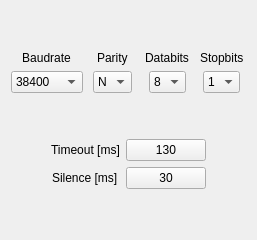
     <widget class="QWidget" name="SERIAL_PORT_0">
      <attribute name="title">
       <string>SERIAL PORT 0</string>
      </attribute>
      <layout class="QVBoxLayout" name="verticalLayout_3">
       <item>
        <layout class="QGridLayout" name="gridLayout_2">
         <property name="spacing">
          <number>6</number>
         </property>
         <item row="0" column="0">
          <spacer name="verticalSpacer_4">
           <property name="orientation">
            <enum>Qt::Vertical</enum>
           </property>
           <property name="sizeHint" stdset="0">
            <size>
             <width>20</width>
             <height>40</height>
            </size>
           </property>
          </spacer>
         </item>
         <item row="2" column="2" alignment="Qt::AlignHCenter">
          <widget class="QComboBox" name="comboBox_Databits_SERIAL_PORT_0">
           <property name="sizePolicy">
            <sizepolicy hsizetype="Fixed" vsizetype="Fixed">
             <horstretch>0</horstretch>
             <verstretch>0</verstretch>
            </sizepolicy>
           </property>
           <property name="currentIndex">
            <number>3</number>
           </property>
           <item>
            <property name="text">
             <string>5</string>
            </property>
           </item>
           <item>
            <property name="text">
             <string>6</string>
            </property>
           </item>
           <item>
            <property name="text">
             <string>7</string>
            </property>
           </item>
           <item>
            <property name="text">
             <string>8</string>
            </property>
           </item>
           <item>
            <property name="text">
             <string>9</string>
            </property>
           </item>
          </widget>
         </item>
         <item row="2" column="3" alignment="Qt::AlignHCenter">
          <widget class="QComboBox" name="comboBox_Stopbits_SERIAL_PORT_0">
           <property name="sizePolicy">
            <sizepolicy hsizetype="Fixed" vsizetype="Fixed">
             <horstretch>0</horstretch>
             <verstretch>0</verstretch>
            </sizepolicy>
           </property>
           <property name="currentIndex">
            <number>0</number>
           </property>
           <item>
            <property name="text">
             <string>1</string>
            </property>
           </item>
           <item>
            <property name="text">
             <string>2</string>
            </property>
           </item>
          </widget>
         </item>
         <item row="2" column="1" alignment="Qt::AlignHCenter">
          <widget class="QComboBox" name="comboBox_Parity_SERIAL_PORT_0">
           <property name="sizePolicy">
            <sizepolicy hsizetype="Fixed" vsizetype="Fixed">
             <horstretch>0</horstretch>
             <verstretch>0</verstretch>
            </sizepolicy>
           </property>
           <item>
            <property name="text">
             <string>N</string>
            </property>
           </item>
           <item>
            <property name="text">
             <string>E</string>
            </property>
           </item>
           <item>
            <property name="text">
             <string>O</string>
            </property>
           </item>
          </widget>
         </item>
         <item row="1" column="1" alignment="Qt::AlignHCenter">
          <widget class="QLabel" name="label_Parity_SERIAL_PORT_0">
           <property name="sizePolicy">
            <sizepolicy hsizetype="Preferred" vsizetype="Fixed">
             <horstretch>0</horstretch>
             <verstretch>0</verstretch>
            </sizepolicy>
           </property>
           <property name="text">
            <string>Parity</string>
           </property>
          </widget>
         </item>
         <item row="1" column="3" alignment="Qt::AlignHCenter">
          <widget class="QLabel" name="label_Stopbits_SERIAL_PORT_0">
           <property name="sizePolicy">
            <sizepolicy hsizetype="Preferred" vsizetype="Fixed">
             <horstretch>0</horstretch>
             <verstretch>0</verstretch>
            </sizepolicy>
           </property>
           <property name="text">
            <string>Stopbits</string>
           </property>
          </widget>
         </item>
         <item row="2" column="0" alignment="Qt::AlignHCenter">
          <widget class="QComboBox" name="comboBox_Baudrate_SERIAL_PORT_0">
           <property name="sizePolicy">
            <sizepolicy hsizetype="Fixed" vsizetype="Fixed">
             <horstretch>0</horstretch>
             <verstretch>0</verstretch>
            </sizepolicy>
           </property>
           <property name="focusPolicy">
            <enum>Qt::NoFocus</enum>
           </property>
           <property name="currentIndex">
            <number>2</number>
           </property>
           <item>
            <property name="text">
             <string>9600</string>
            </property>
           </item>
           <item>
            <property name="text">
             <string>19200</string>
            </property>
           </item>
           <item>
            <property name="text">
             <string>38400</string>
            </property>
           </item>
           <item>
            <property name="text">
             <string>57600</string>
            </property>
           </item>
           <item>
            <property name="text">
             <string>115200</string>
            </property>
           </item>
           <item>
            <property name="text">
             <string>230400</string>
            </property>
           </item>
          </widget>
         </item>
         <item row="1" column="0" alignment="Qt::AlignHCenter">
          <widget class="QLabel" name="label_Baudrate_SERIAL_PORT_0">
           <property name="sizePolicy">
            <sizepolicy hsizetype="Fixed" vsizetype="Fixed">
             <horstretch>0</horstretch>
             <verstretch>0</verstretch>
            </sizepolicy>
           </property>
           <property name="styleSheet">
            <string notr="true"/>
           </property>
           <property name="frameShadow">
            <enum>QFrame::Plain</enum>
           </property>
           <property name="text">
            <string>Baudrate</string>
           </property>
           <property name="alignment">
            <set>Qt::AlignCenter</set>
           </property>
           <property name="wordWrap">
            <bool>false</bool>
           </property>
          </widget>
         </item>
         <item row="1" column="2" alignment="Qt::AlignHCenter">
          <widget class="QLabel" name="label_Databits_SERIAL_PORT_0">
           <property name="sizePolicy">
            <sizepolicy hsizetype="Preferred" vsizetype="Fixed">
             <horstretch>0</horstretch>
             <verstretch>0</verstretch>
            </sizepolicy>
           </property>
           <property name="text">
            <string>Databits</string>
           </property>
          </widget>
         </item>
         <item row="3" column="0">
          <spacer name="verticalSpacer_5">
           <property name="orientation">
            <enum>Qt::Vertical</enum>
           </property>
           <property name="sizeHint" stdset="0">
            <size>
             <width>20</width>
             <height>40</height>
            </size>
           </property>
          </spacer>
         </item>
        </layout>
       </item>
       <item>
        <layout class="QGridLayout" name="gridLayout_3">
         <item row="0" column="0">
          <spacer name="horizontalSpacer_2">
           <property name="orientation">
            <enum>Qt::Horizontal</enum>
           </property>
           <property name="sizeHint" stdset="0">
            <size>
             <width>40</width>
             <height>20</height>
            </size>
           </property>
          </spacer>
         </item>
         <item row="1" column="3">
          <spacer name="horizontalSpacer">
           <property name="orientation">
            <enum>Qt::Horizontal</enum>
           </property>
           <property name="sizeHint" stdset="0">
            <size>
             <width>40</width>
             <height>20</height>
            </size>
           </property>
          </spacer>
         </item>
         <item row="1" column="1" alignment="Qt::AlignHCenter">
          <widget class="QLabel" name="label_Silence_SERIAL_PORT_0">
           <property name="text">
            <string>Silence [ms]</string>
           </property>
          </widget>
         </item>
         <item row="0" column="2">
          <widget class="ATCMlabel" name="atcmLabel_Timeout_SERIAL_PORT_0">
           <property name="text">
            <string>130</string>
           </property>
           <property name="toolTip">
            <string/>
           </property>
           <property name="whatsThis">
            <string>ATCMlabel widget</string>
           </property>
           <property name="variable">
            <string/>
           </property>
           <property name="refresh">
            <number>500</number>
           </property>
           <property name="max">
            <string>65535</string>
           </property>
           <property name="min">
            <string>0</string>
           </property>
           <property name="viewStatus">
            <bool>false</bool>
           </property>
           <property name="visibilityVar">
            <string/>
           </property>
           <property name="borderWidth">
            <number>1</number>
           </property>
           <property name="borderRadius">
            <number>0</number>
           </property>
          </widget>
         </item>
         <item row="1" column="2">
          <widget class="ATCMlabel" name="atcmLabel_Silence_SERIAL_PORT_0">
           <property name="text">
            <string>30</string>
           </property>
           <property name="toolTip">
            <string/>
           </property>
           <property name="whatsThis">
            <string>ATCMlabel widget</string>
           </property>
           <property name="variable">
            <string/>
           </property>
           <property name="refresh">
            <number>500</number>
           </property>
           <property name="max">
            <string>65535</string>
           </property>
           <property name="min">
            <string>0</string>
           </property>
           <property name="viewStatus">
            <bool>false</bool>
           </property>
           <property name="visibilityVar">
            <string/>
           </property>
           <property name="borderWidth">
            <number>1</number>
           </property>
           <property name="borderRadius">
            <number>0</number>
           </property>
          </widget>
         </item>
         <item row="0" column="1" alignment="Qt::AlignHCenter">
          <widget class="QLabel" name="label_Timeout_SERIAL_PORT_0">
           <property name="text">
            <string>Timeout [ms]</string>
           </property>
          </widget>
         </item>
         <item row="2" column="1">
          <spacer name="verticalSpacer_6">
           <property name="orientation">
            <enum>Qt::Vertical</enum>
           </property>
           <property name="sizeHint" stdset="0">
            <size>
             <width>20</width>
             <height>40</height>
            </size>
           </property>
          </spacer>
         </item>
        </layout>
       </item>
      </layout>
     </widget>
